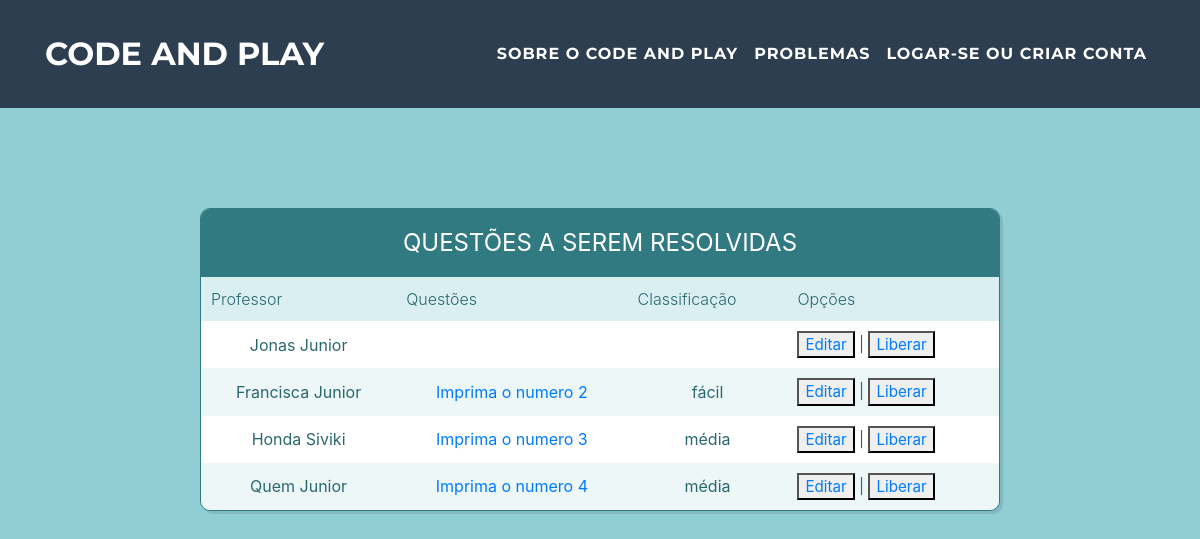
Page /professor/listarProblemas.php on the committed database.
### tables this page shows
create table Professor (
id int AUTO_INCREMENT,
matricula varchar(20),
nome varchar(50),
email varchar(40),
senha varchar(100),
situacao tinyint(1),
data_Alteracao timestamp default current_timestamp,
primary key(id)
);

create table Problema (
id int AUTO_INCREMENT,
desc_Problema text(10000),
id_Professor int,
assunto varchar(100),
classificacao varchar(10),
data_Alteracao timestamp default current_timestamp,
primary key(id),
foreign key (id_Professor) references Professor(id)
);

### src/professor/listarProblemas.php (the view, shortened to what this page needs)
<!DOCTYPE html>
<html lang="pt" >
<head>
  <link rel="stylesheet" href="https://cdnjs.cloudflare.com/ajax/libs/normalize/5.0.0/normalize.min.css">
</head>
<body>
  <?php
    require ($_SERVER["DOCUMENT_ROOT"].'/imports.php');
   ?>
<br><br><br><br><br>
  <div class="table-users">
   <div class="header">Questões a serem resolvidas</div>
      <table cellspacing="0">
      <tr>
         <th>Professor</th>
         <th>Questões</th>
         <th>Classificação</th>
         <th>Opções</th>
      </tr>
   <?php
  require ($_SERVER["DOCUMENT_ROOT"].'/conexao.php');
   $resultado = $conexao->query("select profe.nome, proble.desc_Problema, proble.classificacao from Professor as profe left join Problema as proble on profe.id = proble.id_Professor limit 100");
  foreach($resultado as $linha){
?>
      <tr>
         <?="<td>".$linha['nome']."</td>";?>
         <?="<td><a href=''>".$linha['desc_Problema']."</a></td>";?>
         <?="<td>".$linha['classificacao']."</td>";?>
         <td><button><a href=''>Editar</a></button> | <button><a href=''>Liberar</a> </button> </td>
<?php } ?>
      </tr>
   </table>
</div>
</body>
</html>

### src/css/style.css (style rules this page uses)
body { background-color: #91ced4; }
.header { background-color: #327a81; color: white; font-size: 1.5em; padding: 1rem; text-align: center; text-transform: uppercase; }
.table-users { border: 1px solid #327a81; border-radius: 10px; -webkit-box-shadow: 3px 3px 0 rgba(0, 0, 0, 0.1); box-shadow: 3px 3px 0 rgba(0, 0, 0, 0.1); max-width: calc(100% - 2em); margin: 1em auto; overflow: hidden; width: 800px; }
table { width: 100%; }
table td, table th { color: #2b686e; padding: 10px; }
table td { text-align: center; vertical-align: middle; }
table td:last-child { font-size: 0.95em; line-height: 1.4; text-align: left; }
table th { background-color: #daeff1; font-weight: 300; }
table tr:nth-child(2n) { background-color: white; }
table tr:nth-child(2n+1) { background-color: #edf7f8; }

### rows in the picture
professor: nome "Jonas Junior"
problema: id_Professor.nome "Francisca Junior", desc_Problema "Imprima o numero 2", classificacao "fácil"
problema: id_Professor.nome "Honda Siviki", desc_Problema "Imprima o numero 3", classificacao "média"
problema: id_Professor.nome "Quem Junior", desc_Problema "Imprima o numero 4", classificacao "média"
